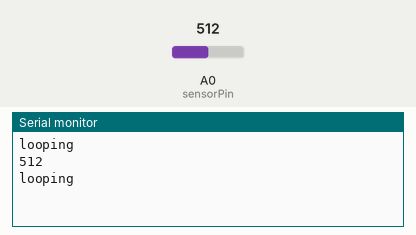
Simulated run of this sketch. Board: Arduino Uno, built with avr-gcc and run on an emulated ATmega328P. On the bench: the last lines printed to the serial monitor. The inputs (shaded band) are chosen by the test bench; at power-on: A0 (sensorPin) = 512.

Above: at 2.8 s.
2.9 s: A0 (sensorPin) set to 716
At 3.8 s:
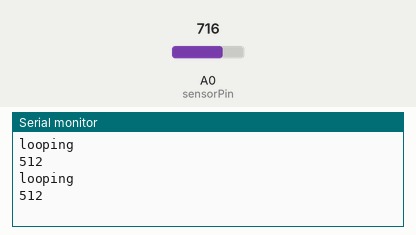
5.6 s: A0 (sensorPin) set to 900
At 6.8 s:
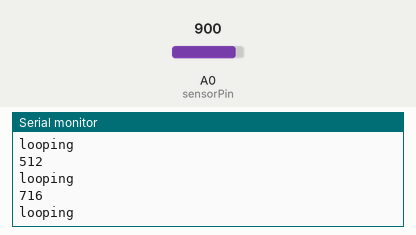
Timing chart, 0 to 8.6 s (numbered marks = the images above; inputs shaded):
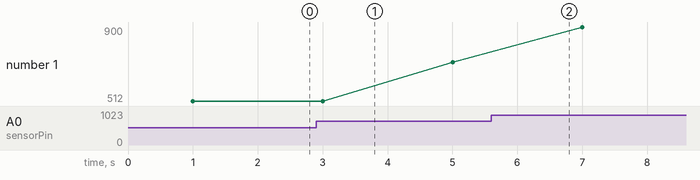

Measured:
- plotted number 1: 512 → 716 after the input at 2.9 s, 716 → 900 after the input at 5.6 s

The sketch:

serial_test.ino
```cpp
int sensorPin = A0;
int sensorValue = 0;
void setup() {
   Serial.begin(9600);
}

void loop() {
   sensorValue = analogRead(sensorPin);
   Serial.println("looping");
   delay(1000);
   Serial.println(sensorValue);
   delay(1000);
}
```
